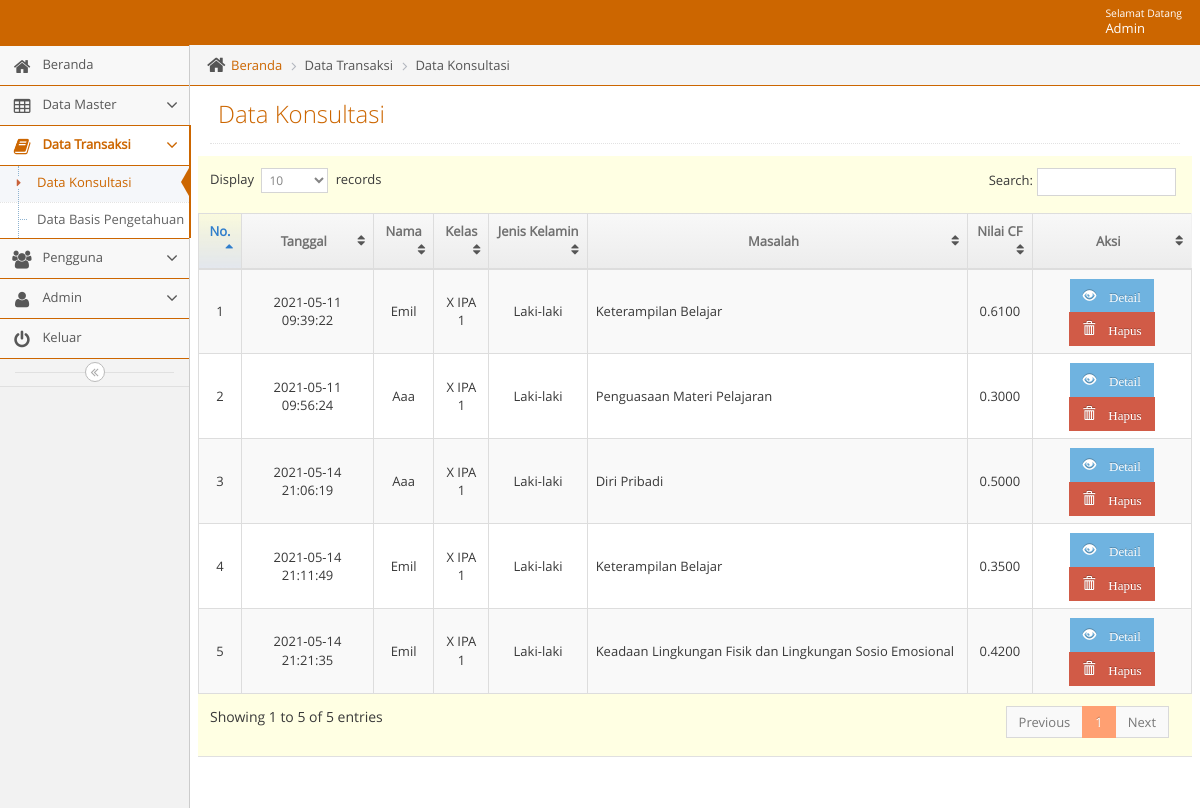
/admin/adminmainapp.php?unit=konsultasi_unit&act=datagrid (signed in), run on an earlier commit of the app's database.
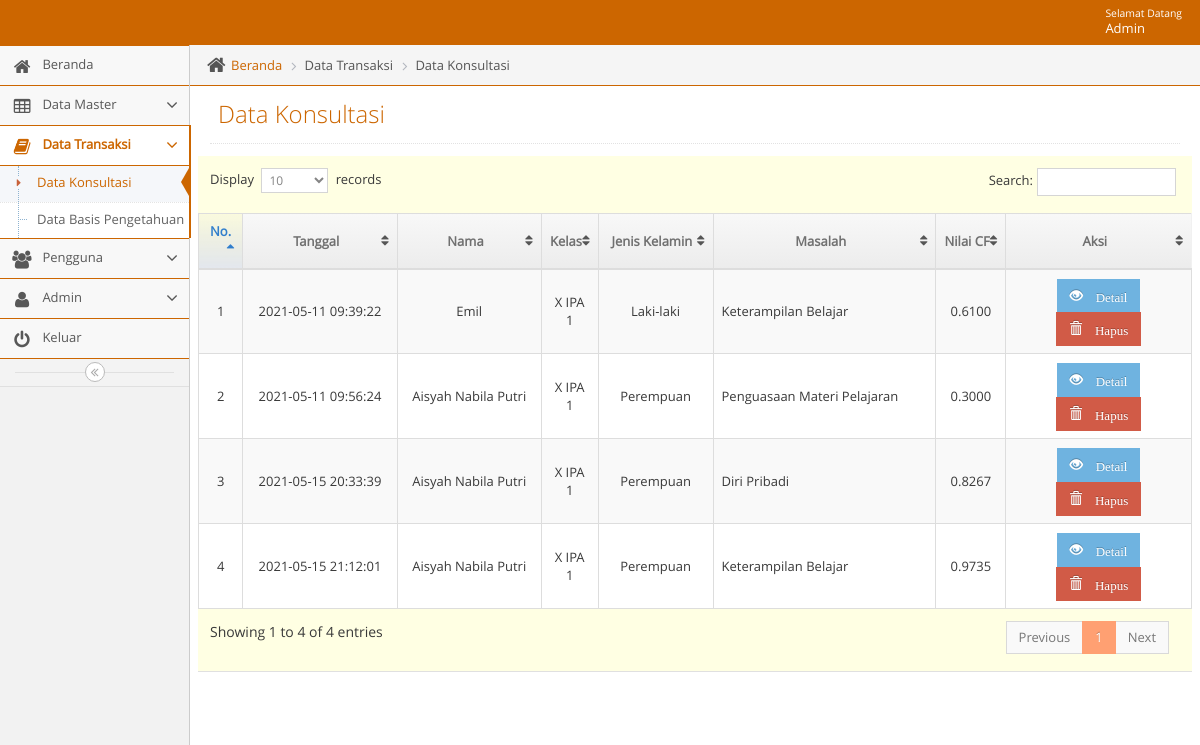
And on a later commit of the database.
### tables this page shows
CREATE TABLE `t_hasil` (
  `kode_hasil` int(11) NOT NULL,
  `bidang_masalah` text NOT NULL,
  `item_masalah` text NOT NULL,
  `nilai_cf` varchar(16) NOT NULL,
  `tanggal` datetime NOT NULL,
  `hasil_id` varchar(11) NOT NULL,
  `kode_siswa` varchar(11) NOT NULL
);

CREATE TABLE `t_siswa` (
  `id_siswa` int(11) NOT NULL,
  `nama_siswa` varchar(100) NOT NULL,
  `jenis_kelamin` enum('Laki-laki','Perempuan') NOT NULL,
  `kelas` varchar(10) NOT NULL,
  `kode_siswa` varchar(11) NOT NULL
);

CREATE TABLE `t_bidang_masalah` (
  `id_bidang_masalah` int(11) NOT NULL,
  `kode_bidang_masalah` varchar(5) NOT NULL,
  `nama_bidang_masalah` varchar(100) NOT NULL,
  `detail_bidang_masalah` varchar(500) NOT NULL,
  `layanan` varchar(1000) NOT NULL
);

### admin/unit/konsultasi_unit.php (the view, shortened to what this page needs)
<?php
$act = $_GET['act'];
switch($act){
    case "datagrid":
        ?>
<?php
include("../admin/leftbar.php");
?>
<div class="main-content">
  <div class="main-content-inner">
    <div class="breadcrumbs ace-save-state" id="breadcrumbs">
      <ul class="breadcrumb">
        <li>
          <i class="ace-icon fa fa-home home-icon"></i>
          <a href="adminmainapp.php?unit=dashboard">Beranda</a>
        </li>
        <li>Data Transaksi</li>
        <li>Data Konsultasi</li>
      </ul>
    </div>
    <div class="page-content">
      <div class="page-header">
        <h1>Data Konsultasi</h1>
      </div>
      <div class="row">
        <div class="col-xs-12">
          <div class="row">
            <div class="box box-primary">
              <div class="box-body table-responsive padding">
                <table id="datatable" class="table table-striped table-bordered table-hover">
                  <thead>
                    <tr>
                      <th style="text-align: center">No.</th>
                      <th style="text-align: center">Tanggal</th>
                      <th style="text-align: center">Nama</th>
                      <th style="text-align: center">Kelas</th>
                      <th style="text-align: center">Jenis Kelamin</th>
                      <th style="text-align: center">Masalah</th>
                      <th style="text-align: center">Nilai CF</th>
                      <th style="text-align: center">Aksi</th>
                    </tr>
                  </thead>
                  <tbody>
                    <?php $no=1;
                          $qdatagrid ="  SELECT
                            t_hasil.kode_hasil, t_hasil.tanggal, t_hasil.nilai_cf, t_hasil.hasil_id,
                            t_bidang_masalah.kode_bidang_masalah, t_bidang_masalah.nama_bidang_masalah,
                            t_siswa.kode_siswa, t_siswa.nama_siswa, t_siswa.kelas, t_siswa.jenis_kelamin
                            FROM
                              t_hasil
                            JOIN t_bidang_masalah ON t_hasil.hasil_id = t_bidang_masalah.kode_bidang_masalah
									          JOIN t_siswa ON t_hasil.kode_siswa = t_siswa.kode_siswa";
                            $rdatagrid = mysqli_query($mysqli, $qdatagrid);
                            while($ddatagrid=mysqli_fetch_assoc($rdatagrid)) {
                                echo "
                                <tr >
                                     <td style= text-align:center;vertical-align:middle >$no</td>
                                     <td style= text-align:center;vertical-align:middle>$ddatagrid[tanggal]</td>
                                     <td style= text-align:center;vertical-align:middle>".ucwords("$ddatagrid[nama_siswa]")."</td>
                                     <td style= text-align:center;vertical-align:middle>$ddatagrid[kelas]</td>
                                     <td style= text-align:center;vertical-align:middle>$ddatagrid[jenis_kelamin]</td>
                                     <td style= text-align:left;vertical-align:middle>$ddatagrid[nama_bidang_masalah]</td>
                                     <td style= text-align:center;vertical-align:middle>$ddatagrid[nilai_cf]</td>
                                     <td style=text-align:center;vertical-align:middle>
                                         <a href=?unit=konsultasi_unit&act=detail&kode_hasil=$ddatagrid[kode_hasil] class='btn btn-sm btn-info glyphicon glyphicon-eye-open' > Detail</a>
                                         <a href=?unit=konsultasi_unit&act=delete&kode_hasil=$ddatagrid[kode_hasil] class='btn btn-sm btn-danger glyphicon glyphicon-trash' onclick='return confirm(\"Yakin Akan Menghapus Data?\")'> Hapus</a>
                                     </td>
                                </tr>
                                ";
                                $no++;
                             }
                             ?>
                  </tbody>
                </table>
              </div>
            </div>
          </div>
        </div>
      </div>
    </div>
  </div>
</div>
<?php
            include("../admin/footer.php");
            ?>
</body>
</html>
<?php
        break;
            ?>
<?php
}

### admin/head.php (shortened to what this page needs)
<?php error_reporting(0);
$page=$_REQUEST['unit'];
$act1=$_REQUEST['act'];
$active='class="active"';
$open='class="active open"';
?>
<!DOCTYPE html>
<html lang="en">
    <head>
        <link rel="stylesheet" href="../css/backend/css/bootstrap.min.css" />
        <link rel="stylesheet" href="../css/backend/font-awesome/4.5.0/css/font-awesome.min.css" />
        <link rel="stylesheet" href="../css/backend/css/ace.min.css" class="ace-main-stylesheet" id="main-ace-style" />
        <link rel="stylesheet" href="../css/backend/css/ace-skins.min.css" />
        <link rel="stylesheet" href="../css/backend/css/ace-rtl.min.css" />
		<link rel='stylesheet prefetch' href='../css/tentang/style.css'>
    </head>

### admin/navbar.php (shortened to what this page needs)
<body class="no-skin">
        <?php
        require_once '../lib/koneksi.php';
        if ($_SESSION['status'] == 'Admin') {
          $qupdate = "SELECT * FROM  t_admin WHERE nama_pengguna = '".$_SESSION['nm_pengguna']."'";
         $rupdate = mysqli_query($mysqli, $qupdate);
         $dupdate = mysqli_fetch_assoc($rupdate);
        }
        else {
          $qupdate = "SELECT * FROM  t_user WHERE nama_pengguna = '".$_SESSION['nm_pengguna']."'";
          $rupdate = mysqli_query($mysqli, $qupdate);
          $dupdate = mysqli_fetch_assoc($rupdate);
        }
        ?>
        <div id="navbar" class="navbar navbar-default ace-save-state">
          <div class="navbar-container ace-save-state" id="navbar-container">
            <div class="navbar-buttons navbar-header pull-right" role="navigation">
              <ul class="nav ace-nav">
                <li class="light-blue dropdown-modal">
                  <a data-toggle="dropdown" href="#" class="dropdown-toggle">
                    <span class="user-info"><small>Selamat Datang</small>  <?php echo ucwords($dupdate['nama']); ?></span>
                  </a>
                </li>
              </ul>
            </div>
        </div>
    </div>

### admin/adminmainapp.php
<?php
   include("../admin/head.php");
?>
<?php
   include("../admin/navbar.php");
?>
<div class="main-container ace-save-state" id="main-container">
<?php
    require_once('content.php');
?>

### admin/content.php (shortened to what this page needs)
<?php
$unit = $_GET['unit'];
if($unit == "produk_unit") {
    require_once 'unit/produk_unit.php';
}
else if($unit == "dashboard") {
    require_once 'unit/dashboard.php';
}
else if($unit == "tentangbidangmasalah_unit") {
    require_once 'unit/tentangbidangmasalah_unit.php';
}
else if($unit == "p_dashboard") {
    require_once 'unit/p_dashboard.php';
}
else if($unit == "p_bidang_masalah_unit") {
    require_once 'unit/p_bidang_masalah_unit.php';
}
else if($unit == "p_cf_unit") {
    require_once 'unit/p_cf_unit.php';
}
else if($unit == "bidang_masalah_unit") {
    require_once 'unit/bidang_masalah_unit.php';
}
else if($unit == "item_masalah_unit") {
    require_once 'unit/item_masalah_unit.php';
}
else if($unit == "dbp_unit") {
    require_once 'unit/dbp_unit.php';
}
else if($unit == "admin_unit") {
    require_once 'unit/admin_unit.php';
}
else if($unit == "pengguna_unit") {
    require_once 'unit/pengguna_unit.php';
}
else if($unit == "konsultasi_unit") {
    require_once 'unit/konsultasi_unit.php';
}
else if($unit == "p_item_masalah_unit") {
    require_once 'unit/p_item_masalah_unit.php';
}

### admin/leftbar.php (shortened to what this page needs)
<div id="sidebar" class="sidebar responsive ace-save-state">
  <ul class="nav nav-list" >
      <?php
                                  if ($_SESSION['status'] == "Admin"){
                                    ?>
    <li <?php if ($page=='dashboard') {echo $active;}?>>
        <a href="adminmainapp.php?unit=dashboard">
        <i class="menu-icon fa fa-home"></i>
        <span class="menu-text"> Beranda </span>
      </a>
    </li>
    <li  <?php if ($page=='bidang_masalah_unit' or $page=='item_masalah_unit' or $page=='tentangbidangmasalah_unit') {echo $open;}?>>
      <a href="#" class="dropdown-toggle">
        <i class="menu-icon fa fa-table"></i>
        <span class="menu-text"> Data Master </span>
        <b class="arrow fa fa-angle-down"></b>
      </a>
    </li>
    <li  <?php if ($page=='dbp_unit' or $page=='konsultasi_unit') {echo $open;}?>>
      <a href="#" class="dropdown-toggle">
        <i class="menu-icon fa fa-book"></i>
        <span class="menu-text"> Data Transaksi </span>
        <b class="arrow fa fa-angle-down"></b>
      </a>
      <ul class="submenu">
          <li <?php if ($page=='konsultasi_unit' && $act1=='datagrid') {echo $active;}?>>
            <a href="adminmainapp.php?unit=konsultasi_unit&act=datagrid"><i class="menu-icon fa fa-caret-right"></i>Data Konsultasi</a>
          </li>
          <li <?php if ($page=='dbp_unit' && $act1=='datagrid') {echo $active;}?>>
            <a href="adminmainapp.php?unit=dbp_unit&act=datagrid"><i class="menu-icon fa fa-caret-right"></i>Data Basis Pengetahuan</a>
          </li>
      </ul>
    </li>
    <li <?php if ($page=='pengguna_unit') {echo $open;}?>>
      <a href="#" class="dropdown-toggle">
        <i class="menu-icon fa fa-users"></i>
        <span class="menu-text"> Pengguna </span>
        <b class="arrow fa fa-angle-down"></b>
      </a>
    </li>
    <li <?php if ($page=='admin_unit') {echo $open;}?>>
      <a href="#" class="dropdown-toggle">
        <i class="menu-icon fa fa-user"></i>
        <span class="menu-text"> Admin </span>
        <b class="arrow fa fa-angle-down"></b>
      </a>
    </li>
     <?php
                                }
                                ?>
    <li>
        <a href="logout.php">
        <i class="menu-icon fa fa-power-off"></i>
        <span class="menu-text"> Keluar </span>
      </a>
    </li>
  </ul>
  <div class="sidebar-toggle sidebar-collapse" id="sidebar-collapse">
    <i id="sidebar-toggle-icon" class="ace-icon fa fa-angle-double-left ace-save-state" data-icon1="ace-icon fa fa-angle-double-left" data-icon2="ace-icon fa fa-angle-double-right"></i>
  </div>
</div>

### admin/footer.php (shortened to what this page needs)
  <div class="space-20"></div>
</div>

### css/tentang/style.css (style rules this page uses)
html { font-family:sans-serif; -ms-text-size-adjust:100%; -webkit-text-size-adjust:100% }
body { margin:0 }
a { background-color:transparent }
b,strong { font-weight:700 }
h1 { font-size:2em; margin:.67em 0 }
small { font-size:80% }
table { border-collapse:collapse; border-spacing:0 }
td,th { padding:0 }
.border-box,article,body,code,dd,div,dl,dt,fieldset,footer,form,header,html,input[type=email],input[type=password],input[type=tel],input[type=text],input[type=url],li,main,ol,p,pre,section,textarea,ul { box-sizing:border-box }

What changed in the data, as far as the page shows it:
no longer on this page (row unchanged): t_hasil: tanggal "2021-05-14 21:06:19", t_siswa.nama_siswa "Aaa", t_siswa.kelas "X IPA 1", t_siswa.jenis_kelamin "Laki-laki", t_bidang_masalah.nama_bidang_masalah "Diri Pribadi", nilai_cf "0.5000"
no longer on this page (row unchanged): t_hasil: tanggal "2021-05-14 21:11:49", t_siswa.nama_siswa "Emil", t_siswa.kelas "X IPA 1", t_siswa.jenis_kelamin "Laki-laki", t_bidang_masalah.nama_bidang_masalah "Keterampilan Belajar", nilai_cf "0.3500"
no longer on this page (row unchanged): t_hasil: tanggal "2021-05-14 21:21:35", t_siswa.nama_siswa "Emil", t_siswa.kelas "X IPA 1", t_siswa.jenis_kelamin "Laki-laki", t_bidang_masalah.nama_bidang_masalah "Keadaan Lingkungan Fisik dan Lingkungan Sosio Emosional", nilai_cf "0.4200"
computed for t_hasil "Penguasaan Materi Pelajaran": t_siswa.nama_siswa "Aaa" → "Aisyah Nabila Putri"; t_siswa.jenis_kelamin "Laki-laki" → "Perempuan"
added t_hasil: tanggal "2021-05-15 20:33:39", t_siswa.nama_siswa "Aisyah Nabila Putri", t_siswa.kelas "X IPA 1", t_siswa.jenis_kelamin "Perempuan", t_bidang_masalah.nama_bidang_masalah "Diri Pribadi", nilai_cf "0.8267"
added t_hasil: tanggal "2021-05-15 21:12:01", t_siswa.nama_siswa "Aisyah Nabila Putri", t_siswa.kelas "X IPA 1", t_siswa.jenis_kelamin "Perempuan", t_bidang_masalah.nama_bidang_masalah "Keterampilan Belajar", nilai_cf "0.9735"
Also different on the page:
text written by a page script: "Display records Search: Showing 1 to 5 of 5 entries Previous 1 Next" → "Display records Search: Showing 1 to 4 of 4 entries Previous 1 Next"
